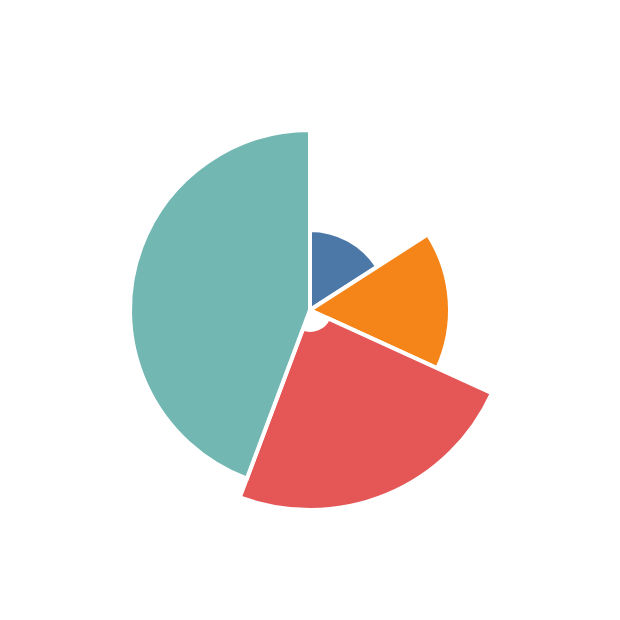

Write the Vega-Lite specification saved for this chart.
### Vega specification from a JSON file in a GitHub repository (floating-point values rounded to 4 significant figures)
{"$schema": "https://vega.github.io/schema/vega/v6.json", "width": 300, "height": 300, "padding": 5, "autosize": "none", "background": "white", "data": [{"name": "t", "values": [{"i": 0, "a0": 0, "a1": 1, "ir": 0, "or": 40}, {"i": 1, "a0": 1, "a1": 2, "ir": 0, "or": 70}, {"i": 2, "a0": 2, "a1": 3.5, "ir": 10, "or": 100}, {"i": 3, "a0": 3.5, "a1": 6.283, "ir": 0, "or": 90}]}], "scales": [{"name": "c", "type": "ordinal", "domain": {"data": "t", "field": "i"}, "range": "category"}], "marks": [{"type": "arc", "from": {"data": "t"}, "encode": {"update": {"x": {"value": 150}, "y": {"value": 150}, "startAngle": {"field": "a0"}, "endAngle": {"field": "a1"}, "innerRadius": {"field": "ir"}, "outerRadius": {"field": "or"}, "fill": {"scale": "c", "field": "i"}, "stroke": {"value": "white"}, "strokeWidth": {"value": 2}}}}]}
